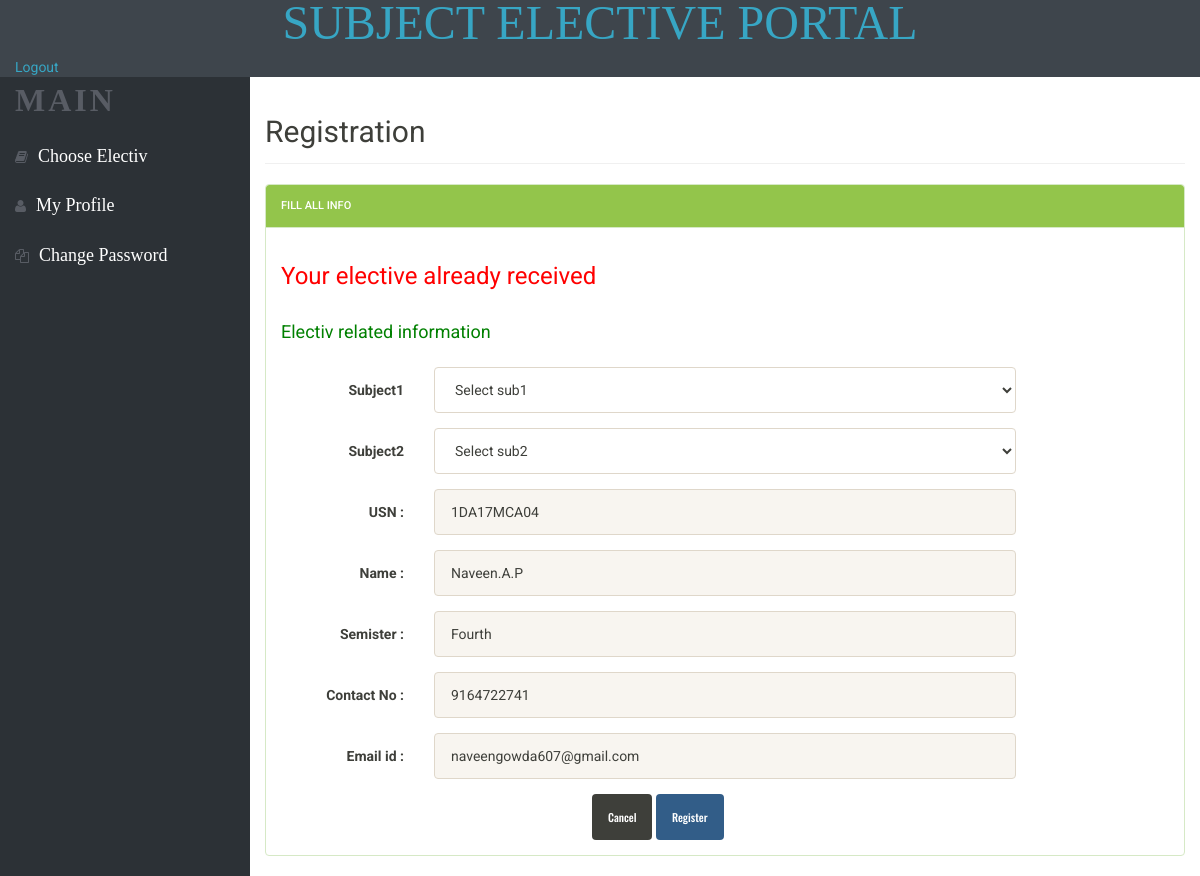
Page /sub.php (signed in) on the committed database.
### tables this page shows
CREATE TABLE `stdreg` (
  `id` int(11) NOT NULL,
  `usn` varchar(255) NOT NULL,
  `name` varchar(255) NOT NULL,
  `sem` varchar(255) NOT NULL,
  `contact` bigint(20) NOT NULL,
  `email` varchar(255) NOT NULL,
  `password` varchar(255) NOT NULL,
  `regDate` timestamp NOT NULL DEFAULT CURRENT_TIMESTAMP,
  `updationDate` varchar(45) NOT NULL,
  `passUdateDate` varchar(45) NOT NULL
);

### sub.php (the view, shortened to what this page needs)
<?php
include('includes/config.php');
?>
<!doctype html>
<html lang="en" class="no-js">
<head>
	<link rel="stylesheet" href="css/font-awesome.min.css">
	<link rel="stylesheet" href="css/bootstrap.min.css">
	<link rel="stylesheet" href="css/dataTables.bootstrap.min.css">>
	<link rel="stylesheet" href="css/bootstrap-social.css">
	<link rel="stylesheet" href="css/bootstrap-select.css">
	<link rel="stylesheet" href="css/fileinput.min.css">
	<link rel="stylesheet" href="css/awesome-bootstrap-checkbox.css">
	<link rel="stylesheet" href="css/style.css">
</head>
<body>
	<?php include('includes/header.php');?>
	<div class="ts-main-content">
		<?php include('includes/sidebar.php');?>
		<div class="content-wrapper">
			<div class="container-fluid">
				<div class="row">
					<div class="col-md-12">
						<h2 class="page-title">Registration </h2>
						<div class="row">
							<div class="col-md-12">
								<div class="panel panel-success">
									<div class="panel-heading">Fill all Info</div>
									<div class="panel-body">
										<form method="post" action="" class="form-horizontal">
							<?php
$uid=$_SESSION['login'];
				$stmt=$mysqli->prepare("SELECT email FROM stdfill WHERE email=? ");
				$stmt->bind_param('s',$uid);
				$stmt->execute();
				$stmt -> bind_result($email);
				$rs=$stmt->fetch();
				if($rs)
				{ ?>
			<h3 style="color: red" align="left">Your elective already received</h3>
				<?php }
				else{
							echo "";
							}
							?>
<div class="form-group">
<label class="col-sm-4 control-label"><h4 style="color: green" align="left">Electiv related information </h4> </label>
</div>
<div class="form-group">
<label class="col-sm-2 control-label">Subject1 </label>
<div class="col-sm-8">
<select name="ele1" id="ele1"class="form-control"  onChange="getele(this.value);" onBlur="checkAvailability()" required>
<option value="">Select sub1</option>
</select>
</div>
</div>
<div class="form-group">
<label class="col-sm-2 control-label">Subject2 </label>
<div class="col-sm-8">
<select name="ele2" id="ele2"class="form-control"  onChange="getSeater(this.value);" onBlur="checkAvailability()" required>
<option value="">Select sub2</option>
</select>
</div>
</div>
	<?php
$aid=$_SESSION['id'];
	$ret="select * from stdreg where id=?";
		$stmt= $mysqli->prepare($ret) ;
	 $stmt->bind_param('i',$aid);
	 $stmt->execute() ;
	 $res=$stmt->get_result();
	   while($row=$res->fetch_object())
	  {
	  	?>
<div class="form-group">
<label class="col-sm-2 control-label">USN : </label>
<div class="col-sm-8">
<input type="text" name="usn" id="usn"  class="form-control" value="<?php echo $row->usn;?>" readonly>
</div>
</div>
<div class="form-group">
<label class="col-sm-2 control-label">Name : </label>
<div class="col-sm-8">
<input type="text" name="name" id="name"  class="form-control"value="<?php echo $row->name;?>" readonly >
</div>
</div>
<div class="form-group">
<label class="col-sm-2 control-label">Semister : </label>
<div class="col-sm-8">
<input type="text" name="sem" class="form-control"value="<?php echo $row->sem;?>" readonly >
</div>
</div>
<div class="form-group">
<label class="col-sm-2 control-label">Contact No : </label>
<div class="col-sm-8">
<input type="text" name="contact" id="contact"  class="form-control" value="<?php echo $row->contact;?>" readonly>
</div>
</div>
<div class="form-group">
<label class="col-sm-2 control-label">Email id : </label>
<div class="col-sm-8">
<input type="email" name="email" id="email"  class="form-control" value="<?php echo $row->email;?>" readonly>
</div>
</div>
<?php } ?>
<div class="col-sm-6 col-sm-offset-4">
<button class="btn btn-default" type="submit">Cancel</button>
<input type="submit" name="submit" Value="Register" class="btn btn-primary">
</div>
</form>
									</div>
									</div>
								</div>
							</div>
						</div>
							</div>
						</div>
					</div>
				</div>
</body>
</html>

### css/style.css (style rules this page uses)
html { font-size: 14px; }
@media only screen and (min-width: 480px) { html { font-size: 17px; } }
@media only screen and (min-width: 768px) { html { font-size: 14px; } }
body { font-size: 1em; }
.btn { font-family: 'Oswald', sans-serif; }
.panel { overflow: hidden; }
.btn { text-transform: none; }
.page-title { padding-bottom: 15px; margin-bottom: 20px; border-bottom: 1px solid #f0f0f0; }
.ts-main-content .content-wrapper { padding-top: 15px; margin-top: 20px; }
@media only screen and (min-width: 992px) { .ts-main-content .content-wrapper { margin-left: 250px; } }

### rows in the picture
stdreg: usn "1DA17MCA04", contact "9164722741", email "naveengowda607@gmail.com"
